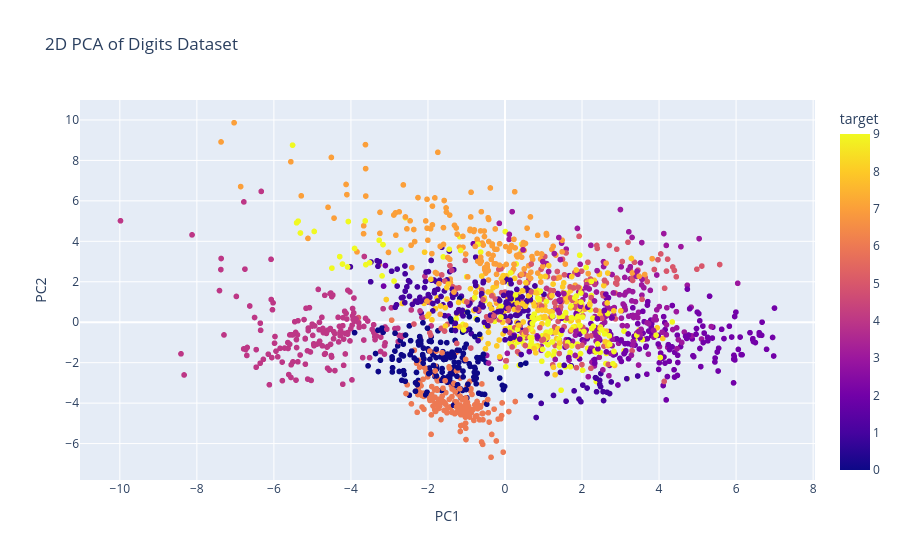

This figure's notebook cell:
### Code cell
# 2D PCA Visualization using plotly
pca_2d = PCA(n_components=2)
X_pca_2d = pca_2d.fit_transform(scaled_features)
pca_df_2d = pd.DataFrame(X_pca_2d, columns=['PC1', 'PC2'])
pca_df_2d['target'] = digits_df['target']
fig = px.scatter(pca_df_2d, x='PC1', y='PC2', color='target',
                    title='2D PCA of Digits Dataset')   
fig.show()

### Figure 1 — Plotly figure (JSON) as saved in the notebook; plotly's stock layout.template omitted (floating-point values rounded to 4 significant figures; data arrays with more than 128 entries replaced by an {"elided": "..."} marker saying what was removed)
{"data": [{"hovertemplate": "PC1=%{x}<br>PC2=%{y}<br>target=%{marker.color}<extra></extra>", "legendgroup": "", "marker": {"color": {"elided": "1797 int values"}, "coloraxis": "coloraxis", "symbol": "circle"}, "mode": "markers", "name": "", "showlegend": false, "type": "scattergl", "x": {"elided": "1797 float values"}, "xaxis": "x", "y": {"elided": "1797 float values"}, "yaxis": "y"}], "layout": {"coloraxis": {"colorbar": {"title": {"text": "target"}}, "colorscale": [[0, "#0d0887"], [0.1111, "#46039f"], [0.2222, "#7201a8"], [0.3333, "#9c179e"], [0.4444, "#bd3786"], [0.5556, "#d8576b"], [0.6667, "#ed7953"], [0.7778, "#fb9f3a"], [0.8889, "#fdca26"], [1, "#f0f921"]]}, "legend": {"tracegroupgap": 0}, "title": {"text": "2D PCA of Digits Dataset"}, "xaxis": {"anchor": "y", "domain": [0, 1], "title": {"text": "PC1"}}, "yaxis": {"anchor": "x", "domain": [0, 1], "title": {"text": "PC2"}}}}
